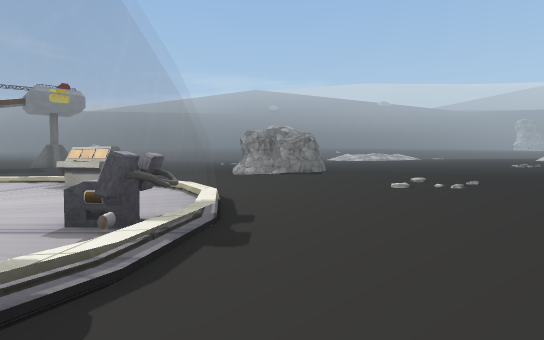
view 1 (above)

16 first-person views from a walk through a Unity game level. The camera is 1.2 m above the floor, tilts 2° down and sees 80° across. Doors are open. The floor is counted in squares, 2 m on a side. Each view is taken from the middle of a square. On the plan, view 1 faces up. The plan holds only what a view shows up to about 10 squares ahead; the rest is blank. The place goes on beyond the plan. The player character is not drawn. Some surface patterns are stand-ins.

view 2
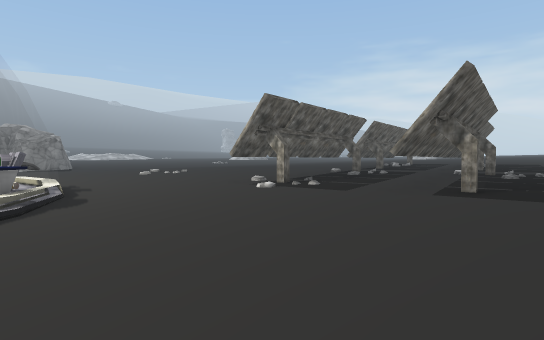

view 3
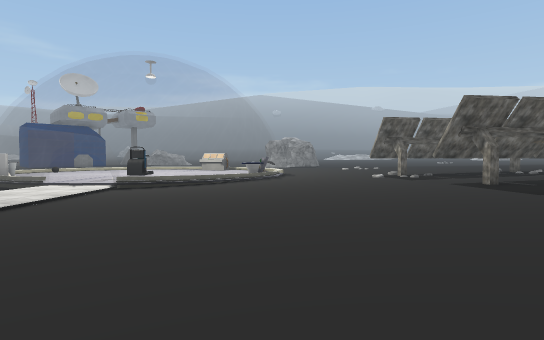

view 4
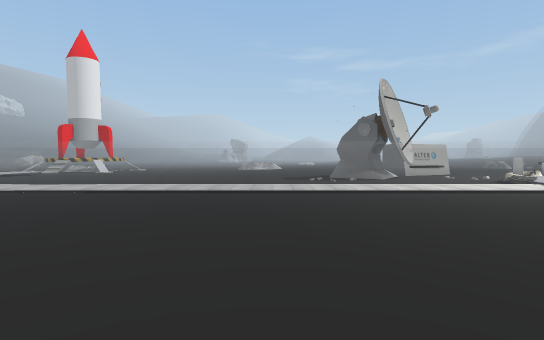

view 5
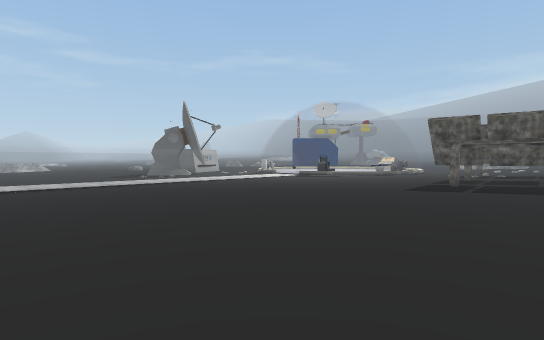

view 6
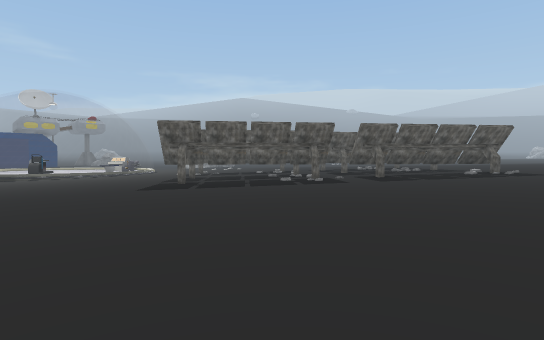

view 7
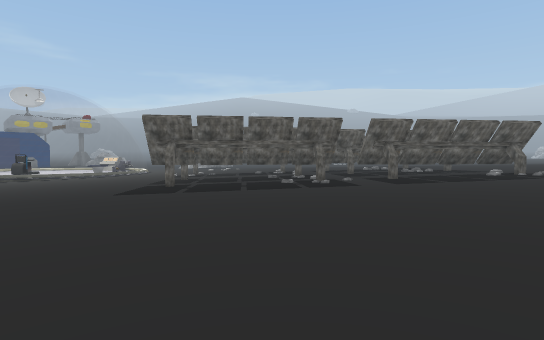

view 8
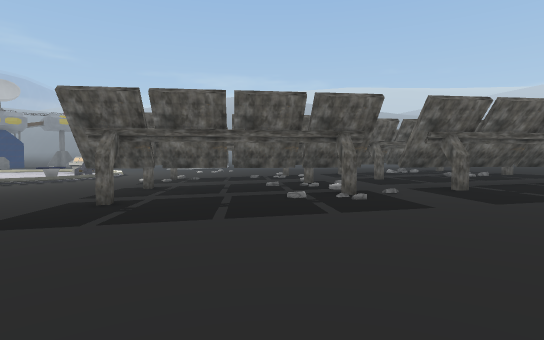

view 9
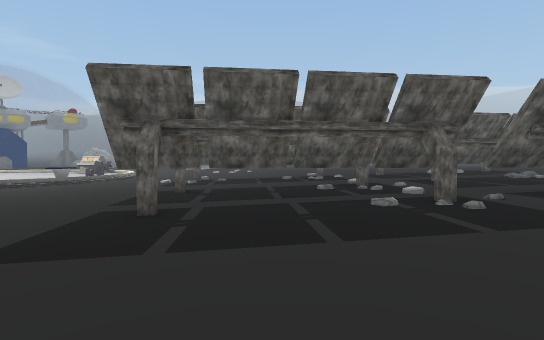

view 10
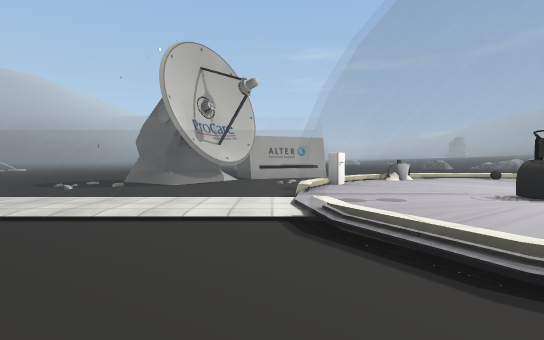

view 11
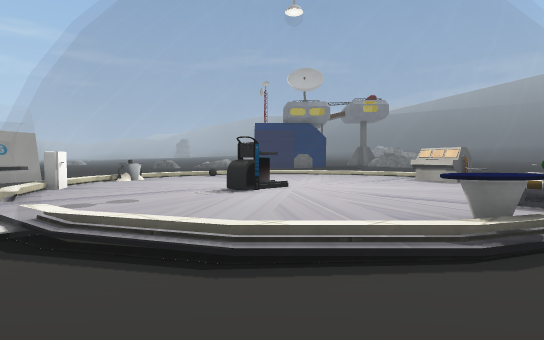

view 12
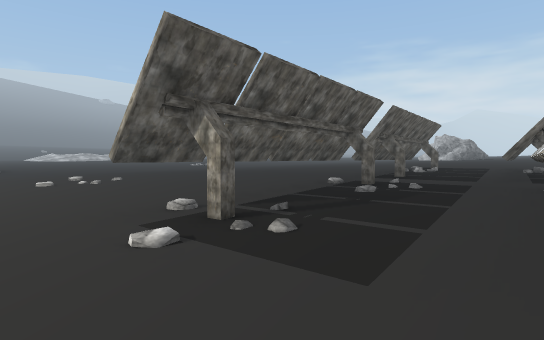

view 13
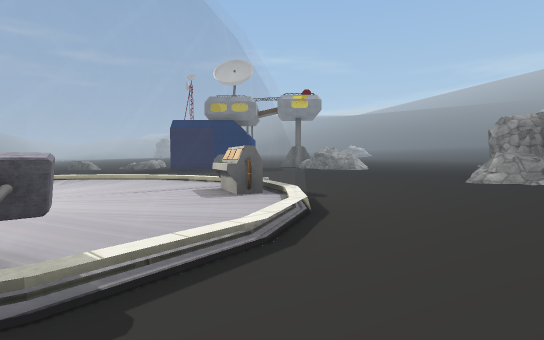

view 14
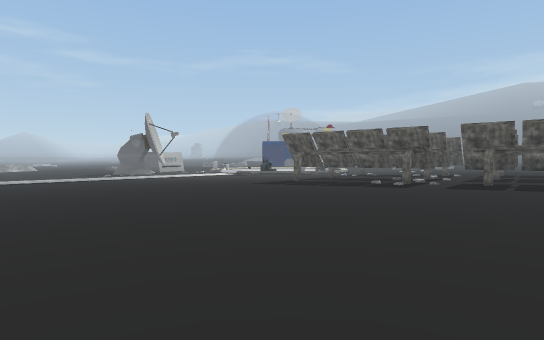

view 15
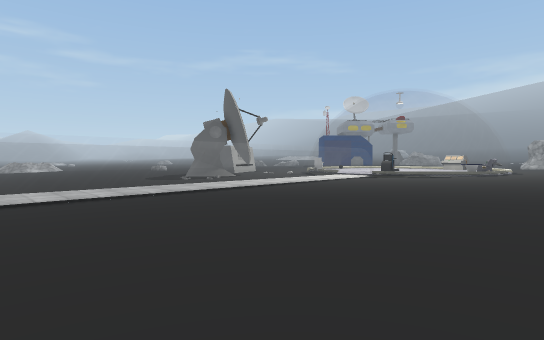

view 16
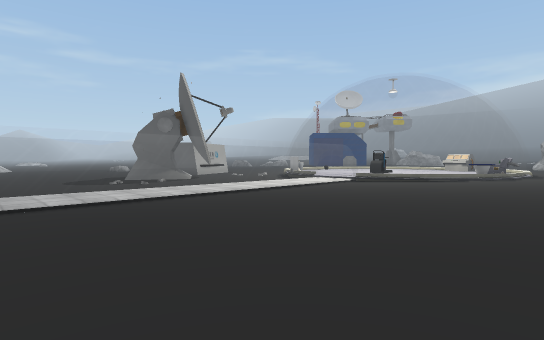

### Floor plan
Key: @ floor where view 1 was taken; # wall or solid block; . main floor; : floor 0.25 m higher than the main floor; - floor 0.25 m lower than the main floor; + floor 0.5 m higher than the main floor; / step, stairs or slope; D open door; = window, fence, low wall or low ledge; T thing the floor can be seen under or through; O other object.
Columns run from 14 left of view 1 to 11 right of it. Each row starts with its distance up from view 1.
 15              ##
 14             .=#
 13            --//
 12           ---..
 11          ---...
 10          ---......:
  9           --.....:::::
  8        ====-.....:::::
  7       =...O=/....::::
  6      =....OO=....::::
  5     =........=...:::::+
  4     O........=...:::::++
  3     =.......OO...:::::+++
  2     = ..OO...=...::#####O#
  1     =O......O=..TTT::##+++
  0 #-   =O.....=.@.//::::++++
 -1 ##  -=O=DD==.....:::::+##O
 -2    -----==--.....TTTTT++++
 -3    #----==--.....::://++++
 -4    ##---==--.....::TTT+###
 -5    ##---==--.....TT:OT++++
 -6    #=---==--.....:::::++++
 -7    -----==--.....:::::++++
 -8    -----==--.....:::::++++
 -9    -----==--.....:::::++++
-10    -----==--.....:::::++++
-11      ---==--.....:::::++++
-12     ----==--.....:::::++++
-13     ----==--.....:::::++++
-14         ==--....:::::+++++

Positions as (right, up) in squares from view 1, and headings:
1: (0, 0), facing up
2: (-2, -4), facing up-right
3: (-1, -9), facing up
4: (3, -9), facing left
5: (6, -14), facing up-left
6: (6, -14), facing up
7: (6, -13), facing up
8: (6, -10), facing up
9: (5, -9), facing up
10: (-1, -2), facing left
11: (-1, -2), facing up-left
12: (1, -2), facing up-right
13: (1, 3), facing up-left
14: (11, -14), facing up-left
15: (2, -14), facing up-left
16: (1, -11), facing up-left
